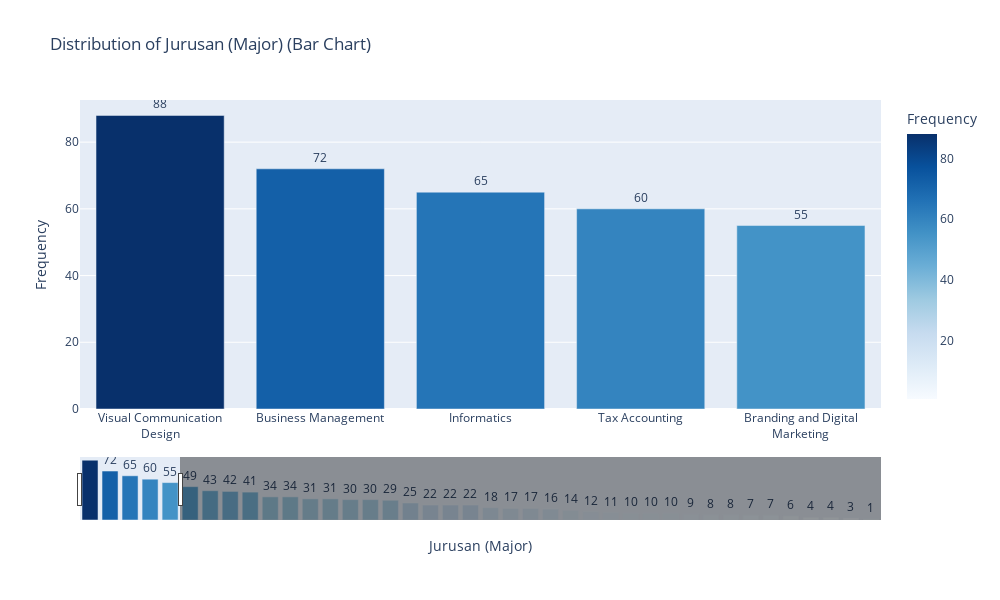

Write notebook code for a chart like this one.
### Markdown cell above
### Distribusi Jurusan

### Code cell
plot_vertical_bar(demografi_df, 'Jurusan (Major)')

### Figure 1 — Plotly figure (JSON) as saved in the notebook; plotly's stock layout.template omitted (floating-point values rounded to 4 significant figures)
{"data": [{"hovertemplate": "Jurusan (Major)=%{x}<br>Frequency=%{marker.color}<extra></extra>", "legendgroup": "", "marker": {"color": [88, 72, 65, 60, 55, 49, 43, 42, 41, 34, 34, 31, 31, 30, 30, 29, 25, 22, 22, 22, 18, 17, 17, 16, 14, 12, 11, 10, 10, 10, 9, 8, 8, 7, 7, 6, 4, 4, 3, 1], "coloraxis": "coloraxis", "pattern": {"shape": ""}}, "name": "", "orientation": "v", "showlegend": false, "text": [88.0, 72.0, 65.0, 60.0, 55.0, 49.0, 43.0, 42.0, 41.0, 34.0, 34.0, 31.0, 31.0, 30.0, 30.0, 29.0, 25.0, 22.0, 22.0, 22.0, 18.0, 17.0, 17.0, 16.0, 14.0, 12.0, 11.0, 10.0, 10.0, 10.0, 9.0, 8.0, 8.0, 7.0, 7.0, 6.0, 4.0, 4.0, 3.0, 1.0], "textposition": "outside", "type": "bar", "x": ["Visual Communication<br>Design", "Business Management", "Informatics", "Tax Accounting", "Branding and Digital<br>Marketing", "Civil Engineering", "Architecture", "Strategic<br>Communication", "Interior Design", "Business Accounting", "Culinary Business<br>Management", "Chinese", "Digital Business<br>Transformation", "Program Studi<br>Kedokteran", "Industrial<br>Engineering", "Data Science and<br>Analytic", "Finance and<br>Investment", "Elementary Teacher<br>Education", "Textile and Fashion<br>Design", "Creative Media<br>Communication", "Business Information<br>System", "Global<br>Entrepreneurship and<br>Innovation (Petra<br>Business School)", "Early Childhood<br>Teacher Education", "Electrical<br>Engineering", "Program Studi<br>Kedokteran Gigi", "Hotel Management", "English for Business", "International<br>Program in Digital<br>Media", "Sustainable<br>Mechanical<br>Engineering and<br>Design", "English for Creative<br>Industry", "Food Technology<br>(NEW!)", "Internet of Things", "International<br>Business Management", "Automotive", "Global Logistic and<br>Supply Chain", "International Trade<br>and Finance", "Creative Tourism", "International<br>Business Accounting", "International<br>Digital Accounting<br>and Fraud", "Retail Business<br>Management"], "xaxis": "x", "y": [88, 72, 65, 60, 55, 49, 43, 42, 41, 34, 34, 31, 31, 30, 30, 29, 25, 22, 22, 22, 18, 17, 17, 16, 14, 12, 11, 10, 10, 10, 9, 8, 8, 7, 7, 6, 4, 4, 3, 1], "yaxis": "y"}], "layout": {"barmode": "relative", "coloraxis": {"colorbar": {"title": {"text": "Frequency"}}, "colorscale": [[0, "rgb(247,251,255)"], [0.125, "rgb(222,235,247)"], [0.25, "rgb(198,219,239)"], [0.375, "rgb(158,202,225)"], [0.5, "rgb(107,174,214)"], [0.625, "rgb(66,146,198)"], [0.75, "rgb(33,113,181)"], [0.875, "rgb(8,81,156)"], [1, "rgb(8,48,107)"]]}, "height": 600, "legend": {"tracegroupgap": 0}, "title": {"text": "Distribution of Jurusan (Major) (Bar Chart)"}, "width": 1000, "xaxis": {"anchor": "y", "categoryarray": ["Visual Communication<br>Design", "Business Management", "Informatics", "Tax Accounting", "Branding and Digital<br>Marketing", "Civil Engineering", "Architecture", "Strategic<br>Communication", "Interior Design", "Business Accounting", "Culinary Business<br>Management", "Chinese", "Digital Business<br>Transformation", "Program Studi<br>Kedokteran", "Industrial<br>Engineering", "Data Science and<br>Analytic", "Finance and<br>Investment", "Elementary Teacher<br>Education", "Textile and Fashion<br>Design", "Creative Media<br>Communication", "Business Information<br>System", "Global<br>Entrepreneurship and<br>Innovation (Petra<br>Business School)", "Early Childhood<br>Teacher Education", "Electrical<br>Engineering", "Program Studi<br>Kedokteran Gigi", "Hotel Management", "English for Business", "International<br>Program in Digital<br>Media", "Sustainable<br>Mechanical<br>Engineering and<br>Design", "English for Creative<br>Industry", "Food Technology<br>(NEW!)", "Internet of Things", "International<br>Business Management", "Automotive", "Global Logistic and<br>Supply Chain", "International Trade<br>and Finance", "Creative Tourism", "International<br>Business Accounting", "International<br>Digital Accounting<br>and Fraud", "Retail Business<br>Management"], "categoryorder": "array", "domain": [0, 1], "range": [-0.5, 4.5], "rangeslider": {"visible": true}, "title": {"text": "Jurusan (Major)"}, "type": "category"}, "yaxis": {"anchor": "x", "domain": [0, 1], "title": {"text": "Frequency"}}}}
